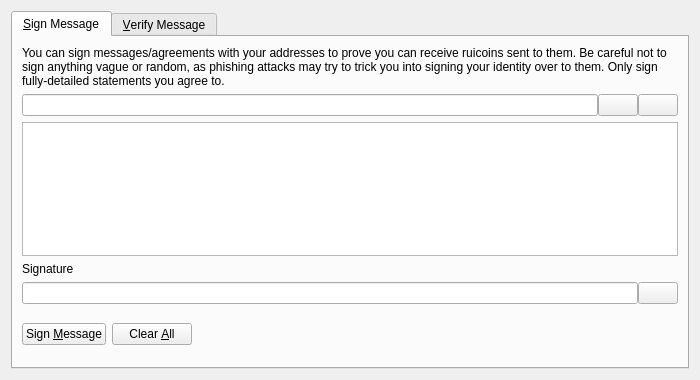
<?xml version="1.0" encoding="UTF-8"?>
<ui version="4.0">
 <class>SignVerifyMessageDialog</class>
 <widget class="QDialog" name="SignVerifyMessageDialog">
  <property name="geometry">
   <rect>
    <x>0</x>
    <y>0</y>
    <width>700</width>
    <height>380</height>
   </rect>
  </property>
  <property name="windowTitle">
   <string>Signatures - Sign / Verify a Message</string>
  </property>
  <property name="modal">
   <bool>true</bool>
  </property>
  <layout class="QVBoxLayout" name="verticalLayout">
   <item>
    <widget class="QTabWidget" name="tabWidget">
     <property name="currentIndex">
      <number>0</number>
     </property>
     <widget class="QWidget" name="tabSignMessage">
      <attribute name="title">
       <string>&amp;Sign Message</string>
      </attribute>
      <layout class="QVBoxLayout" name="verticalLayout_SM">
       <item>
        <widget class="QLabel" name="infoLabel_SM">
         <property name="text">
          <string>You can sign messages/agreements with your addresses to prove you can receive ruicoins sent to them. Be careful not to sign anything vague or random, as phishing attacks may try to trick you into signing your identity over to them. Only sign fully-detailed statements you agree to.</string>
         </property>
         <property name="textFormat">
          <enum>Qt::PlainText</enum>
         </property>
         <property name="wordWrap">
          <bool>true</bool>
         </property>
        </widget>
       </item>
       <item>
        <layout class="QHBoxLayout" name="horizontalLayout_1_SM">
         <property name="spacing">
          <number>0</number>
         </property>
         <item>
          <widget class="QValidatedLineEdit" name="addressIn_SM">
           <property name="toolTip">
            <string>The ruicoin address to sign the message with</string>
           </property>
          </widget>
         </item>
         <item>
          <widget class="QPushButton" name="addressBookButton_SM">
           <property name="toolTip">
            <string>Choose previously used address</string>
           </property>
           <property name="text">
            <string/>
           </property>
           <property name="icon">
            <iconset resource="../bitcoin.qrc">
             <normaloff>:/icons/address-book</normaloff>:/icons/address-book</iconset>
           </property>
           <property name="shortcut">
            <string>Alt+A</string>
           </property>
           <property name="autoDefault">
            <bool>false</bool>
           </property>
          </widget>
         </item>
         <item>
          <widget class="QPushButton" name="pasteButton_SM">
           <property name="toolTip">
            <string>Paste address from clipboard</string>
           </property>
           <property name="text">
            <string/>
           </property>
           <property name="icon">
            <iconset resource="../bitcoin.qrc">
             <normaloff>:/icons/editpaste</normaloff>:/icons/editpaste</iconset>
           </property>
           <property name="shortcut">
            <string>Alt+P</string>
           </property>
           <property name="autoDefault">
            <bool>false</bool>
           </property>
          </widget>
         </item>
        </layout>
       </item>
       <item>
        <widget class="QPlainTextEdit" name="messageIn_SM">
         <property name="toolTip">
          <string>Enter the message you want to sign here</string>
         </property>
        </widget>
       </item>
       <item>
        <widget class="QLabel" name="signatureLabel_SM">
         <property name="text">
          <string>Signature</string>
         </property>
         <property name="textFormat">
          <enum>Qt::PlainText</enum>
         </property>
        </widget>
       </item>
       <item>
        <layout class="QHBoxLayout" name="horizontalLayout_2_SM">
         <property name="spacing">
          <number>0</number>
         </property>
         <item>
          <widget class="QLineEdit" name="signatureOut_SM">
           <property name="font">
            <font>
             <italic>true</italic>
            </font>
           </property>
           <property name="readOnly">
            <bool>true</bool>
           </property>
          </widget>
         </item>
         <item>
          <widget class="QPushButton" name="copySignatureButton_SM">
           <property name="toolTip">
            <string>Copy the current signature to the system clipboard</string>
           </property>
           <property name="text">
            <string/>
           </property>
           <property name="icon">
            <iconset resource="../bitcoin.qrc">
             <normaloff>:/icons/editcopy</normaloff>:/icons/editcopy</iconset>
           </property>
           <property name="autoDefault">
            <bool>false</bool>
           </property>
          </widget>
         </item>
        </layout>
       </item>
       <item>
        <layout class="QHBoxLayout" name="horizontalLayout_3_SM">
         <item>
          <widget class="QPushButton" name="signMessageButton_SM">
           <property name="toolTip">
            <string>Sign the message to prove you own this ruicoin address</string>
           </property>
           <property name="text">
            <string>Sign &amp;Message</string>
           </property>
           <property name="icon">
            <iconset resource="../bitcoin.qrc">
             <normaloff>:/icons/edit</normaloff>:/icons/edit</iconset>
           </property>
           <property name="autoDefault">
            <bool>false</bool>
           </property>
          </widget>
         </item>
         <item>
          <widget class="QPushButton" name="clearButton_SM">
           <property name="toolTip">
            <string>Reset all sign message fields</string>
           </property>
           <property name="text">
            <string>Clear &amp;All</string>
           </property>
           <property name="icon">
            <iconset resource="../bitcoin.qrc">
             <normaloff>:/icons/remove</normaloff>:/icons/remove</iconset>
           </property>
           <property name="autoDefault">
            <bool>false</bool>
           </property>
          </widget>
         </item>
         <item>
          <spacer name="horizontalSpacer_1_SM">
           <property name="orientation">
            <enum>Qt::Horizontal</enum>
           </property>
           <property name="sizeHint" stdset="0">
            <size>
             <width>40</width>
             <height>48</height>
            </size>
           </property>
          </spacer>
         </item>
         <item>
          <widget class="QLabel" name="statusLabel_SM">
           <property name="font">
            <font>
             <weight>75</weight>
             <bold>true</bold>
            </font>
           </property>
           <property name="text">
            <string/>
           </property>
           <property name="wordWrap">
            <bool>true</bool>
           </property>
          </widget>
         </item>
         <item>
          <spacer name="horizontalSpacer_2_SM">
           <property name="orientation">
            <enum>Qt::Horizontal</enum>
           </property>
           <property name="sizeHint" stdset="0">
            <size>
             <width>40</width>
             <height>48</height>
            </size>
           </property>
          </spacer>
         </item>
        </layout>
       </item>
      </layout>
     </widget>
     <widget class="QWidget" name="tabVerifyMessage">
      <attribute name="title">
       <string>&amp;Verify Message</string>
      </attribute>
      <layout class="QVBoxLayout" name="verticalLayout_VM">
       <item>
        <widget class="QLabel" name="infoLabel_VM">
         <property name="text">
          <string>Enter the receiver's address, message (ensure you copy line breaks, spaces, tabs, etc. exactly) and signature below to verify the message. Be careful not to read more into the signature than what is in the signed message itself, to avoid being tricked by a man-in-the-middle attack. Note that this only proves the signing party receives with the address, it cannot prove sendership of any transaction!</string>
         </property>
         <property name="textFormat">
          <enum>Qt::PlainText</enum>
         </property>
         <property name="alignment">
          <set>Qt::AlignLeading|Qt::AlignLeft|Qt::AlignTop</set>
         </property>
         <property name="wordWrap">
          <bool>true</bool>
         </property>
        </widget>
       </item>
       <item>
        <layout class="QHBoxLayout" name="horizontalLayout_1_VM">
         <property name="spacing">
          <number>0</number>
         </property>
         <item>
          <widget class="QValidatedLineEdit" name="addressIn_VM">
           <property name="toolTip">
            <string>The ruicoin address the message was signed with</string>
           </property>
          </widget>
         </item>
         <item>
          <widget class="QPushButton" name="addressBookButton_VM">
           <property name="toolTip">
            <string>Choose previously used address</string>
           </property>
           <property name="text">
            <string/>
           </property>
           <property name="icon">
            <iconset resource="../bitcoin.qrc">
             <normaloff>:/icons/address-book</normaloff>:/icons/address-book</iconset>
           </property>
           <property name="shortcut">
            <string>Alt+A</string>
           </property>
           <property name="autoDefault">
            <bool>false</bool>
           </property>
          </widget>
         </item>
        </layout>
       </item>
       <item>
        <widget class="QPlainTextEdit" name="messageIn_VM"/>
       </item>
       <item>
        <widget class="QValidatedLineEdit" name="signatureIn_VM"/>
       </item>
       <item>
        <layout class="QHBoxLayout" name="horizontalLayout_2_VM">
         <item>
          <widget class="QPushButton" name="verifyMessageButton_VM">
           <property name="toolTip">
            <string>Verify the message to ensure it was signed with the specified ruicoin address</string>
           </property>
           <property name="text">
            <string>Verify &amp;Message</string>
           </property>
           <property name="icon">
            <iconset resource="../bitcoin.qrc">
             <normaloff>:/icons/transaction_0</normaloff>:/icons/transaction_0</iconset>
           </property>
           <property name="autoDefault">
            <bool>false</bool>
           </property>
          </widget>
         </item>
         <item>
          <widget class="QPushButton" name="clearButton_VM">
           <property name="toolTip">
            <string>Reset all verify message fields</string>
           </property>
           <property name="text">
            <string>Clear &amp;All</string>
           </property>
           <property name="icon">
            <iconset resource="../bitcoin.qrc">
             <normaloff>:/icons/remove</normaloff>:/icons/remove</iconset>
           </property>
           <property name="autoDefault">
            <bool>false</bool>
           </property>
          </widget>
         </item>
         <item>
          <spacer name="horizontalSpacer_1_VM">
           <property name="orientation">
            <enum>Qt::Horizontal</enum>
           </property>
           <property name="sizeHint" stdset="0">
            <size>
             <width>40</width>
             <height>48</height>
            </size>
           </property>
          </spacer>
         </item>
         <item>
          <widget class="QLabel" name="statusLabel_VM">
           <property name="font">
            <font>
             <weight>75</weight>
             <bold>true</bold>
            </font>
           </property>
           <property name="text">
            <string/>
           </property>
           <property name="wordWrap">
            <bool>true</bool>
           </property>
          </widget>
         </item>
         <item>
          <spacer name="horizontalSpacer_2_VM">
           <property name="orientation">
            <enum>Qt::Horizontal</enum>
           </property>
           <property name="sizeHint" stdset="0">
            <size>
             <width>40</width>
             <height>48</height>
            </size>
           </property>
          </spacer>
         </item>
        </layout>
       </item>
      </layout>
     </widget>
    </widget>
   </item>
  </layout>
 </widget>
 <customwidgets>
  <customwidget>
   <class>QValidatedLineEdit</class>
   <extends>QLineEdit</extends>
   <header>qt/qvalidatedlineedit.h</header>
  </customwidget>
 </customwidgets>
 <resources>
  <include location="../bitcoin.qrc"/>
 </resources>
 <connections/>
</ui>
